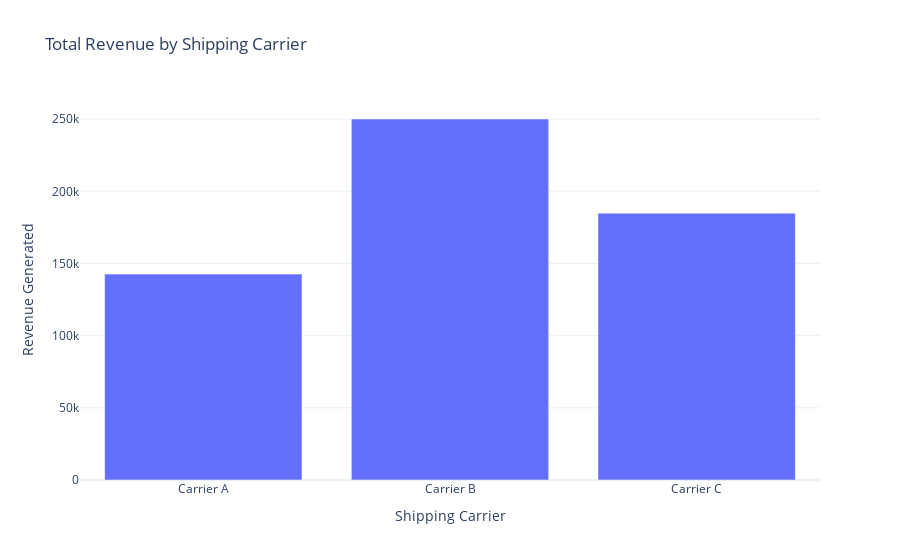

This figure's notebook cell:
### Code cell
total_revenue = df.groupby('Shipping carriers')['Revenue generated'].sum().reset_index()
fig = go.Figure()
fig.add_trace(go.Bar(x=total_revenue['Shipping carriers'],
                    y = total_revenue['Revenue generated']))
fig.update_layout(title = 'Total Revenue by Shipping Carrier',
                 xaxis_title = 'Shipping Carrier',
                 yaxis_title = 'Revenue Generated')
fig.show()

### Figure 1 — Plotly figure (JSON) as saved in the notebook; plotly's stock layout.template omitted (floating-point values rounded to 4 significant figures)
{"data": [{"type": "bar", "x": ["Carrier A", "Carrier B", "Carrier C"], "y": [142600.0, 250100.0, 184900.0]}], "layout": {"title": {"text": "Total Revenue by Shipping Carrier"}, "xaxis": {"title": {"text": "Shipping Carrier"}}, "yaxis": {"title": {"text": "Revenue Generated"}}}}
